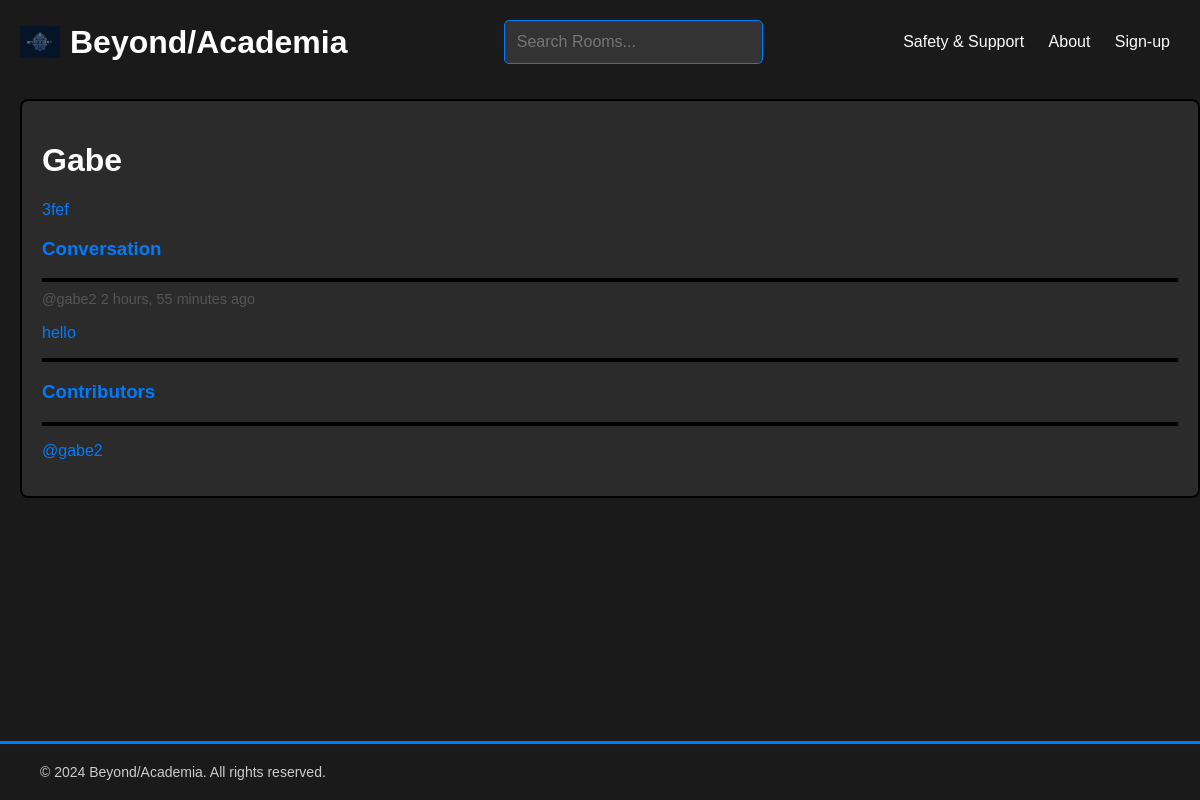
Page /room/12/ on the committed database.
### base/models.py (models this page shows, shortened)
class Room(models.Model):
    host = models.ForeignKey(User, on_delete=models.SET_NULL, null=True)
    topic = models.ForeignKey(Topic, on_delete=models.SET_NULL, null=True)
    name = models.CharField(max_length=200)
    description = models.TextField(null=True, blank=True)
    participants = models.ManyToManyField(User, related_name='participants', blank=True)
    updated = models.DateTimeField(auto_now=True)
    created = models.DateTimeField(auto_now_add=True)
    class Meta:
        ordering = ['-updated','created']

class Message(models.Model):
    user = models.ForeignKey(User, on_delete=models.CASCADE)
    room = models.ForeignKey(Room, on_delete=models.CASCADE)
    body = models.TextField()
    updated = models.DateTimeField(auto_now=True)
    created = models.DateTimeField(auto_now_add=True)
    class Meta:
        ordering = ['-updated','created']

### base/views.py (the view, shortened to what this page needs)
# urls.py: path("room/",views.room, name="room"),
def room(request, pk):
    room = Room.objects.get(id=pk)
    room_messages = room.message_set.all()  # Assuming a reverse relation named `message_set`
    participants = room.participants.all()
    context = {'room': room, 'room_messages': room_messages, 'participants': participants}
    return render(request, 'base/room.html', context)

### base/templates/base/room.html (shortened to what this page needs)
{% extends 'main.html' %}
{% load static %}
{% block content %}
<div class="room-container">
    <div class="room-box">
        <h1>{{ room.name }}</h1>
        <p>{{ room.description }}</p>
        <div  class="comment-wrapper">
            <h3>Conversation</h3>
            <hr>
            {% for message in room_messages %}
            <div class="roomcon">
                <small>@{{ message.user }} {{ message.created|timesince }} ago </small>
                <p>{{ message.body }}</p>
                <hr>
            </div>
            {% endfor %}
        </div>
    </div>
    <div class="contributors">
        <h3>Contributors</h3>
        <hr>
        {% for user in participants %}
        <div>
            <p>@{{ user.username }}</p>
        </div>
        {% endfor %}
    </div>
</div>
{% endblock %}

### static/css/main.css (style rules this page uses)
body { background-color:#1a1a1a; font-family: Arial, sans-serif; margin: 0; padding: 0; color: #007BFF; align-items: center; }
.room-container { border: 2px solid black; padding: 20px; margin: 15px 0; background-color: #2b2b2b; border-radius: 8px; margin-left: 20px; }
.room-container small { font-size: 0.9rem; color: #555; }
.room-container hr { border: 2px solid black; margin-top: 10px; }
h1 { color: #ffffff; font-size: 2rem; }

### rows in the picture
Room: name "Gabe", description "3fef"
Message: user "gabe2", created "2 hours, 55 minutes", body "hello"

### other values in the picture
{{ user.username }} "gabe2"
